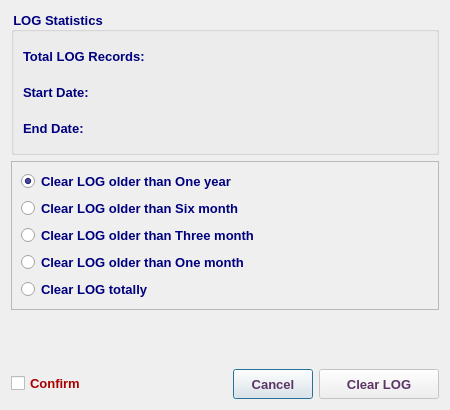
<?xml version="1.0" encoding="UTF-8"?>
<ui version="4.0">
 <class>ClearLogDialog</class>
 <widget class="QDialog" name="ClearLogDialog">
  <property name="geometry">
   <rect>
    <x>0</x>
    <y>0</y>
    <width>450</width>
    <height>410</height>
   </rect>
  </property>
  <property name="minimumSize">
   <size>
    <width>450</width>
    <height>410</height>
   </size>
  </property>
  <property name="maximumSize">
   <size>
    <width>450</width>
    <height>410</height>
   </size>
  </property>
  <property name="font">
   <font>
    <family>Tahoma</family>
    <pointsize>10</pointsize>
   </font>
  </property>
  <property name="windowTitle">
   <string>Clear LOG</string>
  </property>
  <property name="windowIcon">
   <iconset resource="../../../../image.qrc">
    <normaloff>:/Image/log.png</normaloff>:/Image/log.png</iconset>
  </property>
  <layout class="QVBoxLayout" name="verticalLayout_2">
   <item>
    <widget class="QGroupBox" name="groupBox">
     <property name="font">
      <font>
       <family>Tahoma</family>
       <pointsize>10</pointsize>
       <weight>75</weight>
       <bold>true</bold>
      </font>
     </property>
     <property name="styleSheet">
      <string notr="true">color: rgb(0, 0, 127);</string>
     </property>
     <property name="title">
      <string>LOG Statistics</string>
     </property>
     <layout class="QVBoxLayout" name="verticalLayout">
      <item>
       <layout class="QHBoxLayout" name="horizontalLayout_2">
        <item>
         <widget class="QLabel" name="label">
          <property name="minimumSize">
           <size>
            <width>170</width>
            <height>30</height>
           </size>
          </property>
          <property name="maximumSize">
           <size>
            <width>170</width>
            <height>30</height>
           </size>
          </property>
          <property name="font">
           <font>
            <family>Tahoma</family>
            <pointsize>10</pointsize>
            <weight>75</weight>
            <bold>true</bold>
           </font>
          </property>
          <property name="text">
           <string>Total LOG Records: </string>
          </property>
         </widget>
        </item>
        <item>
         <widget class="QLabel" name="totalLbl">
          <property name="sizePolicy">
           <sizepolicy hsizetype="Expanding" vsizetype="Preferred">
            <horstretch>0</horstretch>
            <verstretch>0</verstretch>
           </sizepolicy>
          </property>
          <property name="minimumSize">
           <size>
            <width>140</width>
            <height>30</height>
           </size>
          </property>
          <property name="maximumSize">
           <size>
            <width>300</width>
            <height>30</height>
           </size>
          </property>
          <property name="font">
           <font>
            <family>Tahoma</family>
            <pointsize>10</pointsize>
            <weight>75</weight>
            <bold>true</bold>
           </font>
          </property>
          <property name="styleSheet">
           <string notr="true">color: rgb(85, 0, 127);</string>
          </property>
          <property name="text">
           <string/>
          </property>
         </widget>
        </item>
       </layout>
      </item>
      <item>
       <layout class="QHBoxLayout" name="horizontalLayout_3">
        <item>
         <widget class="QLabel" name="label_2">
          <property name="minimumSize">
           <size>
            <width>170</width>
            <height>30</height>
           </size>
          </property>
          <property name="maximumSize">
           <size>
            <width>170</width>
            <height>30</height>
           </size>
          </property>
          <property name="font">
           <font>
            <family>Tahoma</family>
            <pointsize>10</pointsize>
            <weight>75</weight>
            <bold>true</bold>
           </font>
          </property>
          <property name="text">
           <string>Start Date:</string>
          </property>
         </widget>
        </item>
        <item>
         <widget class="QLabel" name="startLbl">
          <property name="sizePolicy">
           <sizepolicy hsizetype="Expanding" vsizetype="Preferred">
            <horstretch>0</horstretch>
            <verstretch>0</verstretch>
           </sizepolicy>
          </property>
          <property name="minimumSize">
           <size>
            <width>140</width>
            <height>30</height>
           </size>
          </property>
          <property name="maximumSize">
           <size>
            <width>300</width>
            <height>30</height>
           </size>
          </property>
          <property name="font">
           <font>
            <family>Tahoma</family>
            <pointsize>10</pointsize>
            <weight>75</weight>
            <bold>true</bold>
           </font>
          </property>
          <property name="styleSheet">
           <string notr="true">color: rgb(85, 0, 127);</string>
          </property>
          <property name="text">
           <string/>
          </property>
         </widget>
        </item>
       </layout>
      </item>
      <item>
       <layout class="QHBoxLayout" name="horizontalLayout_4">
        <item>
         <widget class="QLabel" name="label_3">
          <property name="minimumSize">
           <size>
            <width>170</width>
            <height>30</height>
           </size>
          </property>
          <property name="maximumSize">
           <size>
            <width>170</width>
            <height>30</height>
           </size>
          </property>
          <property name="font">
           <font>
            <family>Tahoma</family>
            <pointsize>10</pointsize>
            <weight>75</weight>
            <bold>true</bold>
           </font>
          </property>
          <property name="text">
           <string>End Date:</string>
          </property>
         </widget>
        </item>
        <item>
         <widget class="QLabel" name="endLbl">
          <property name="sizePolicy">
           <sizepolicy hsizetype="Expanding" vsizetype="Preferred">
            <horstretch>0</horstretch>
            <verstretch>0</verstretch>
           </sizepolicy>
          </property>
          <property name="minimumSize">
           <size>
            <width>140</width>
            <height>30</height>
           </size>
          </property>
          <property name="maximumSize">
           <size>
            <width>300</width>
            <height>30</height>
           </size>
          </property>
          <property name="font">
           <font>
            <family>Tahoma</family>
            <pointsize>10</pointsize>
            <weight>75</weight>
            <bold>true</bold>
           </font>
          </property>
          <property name="styleSheet">
           <string notr="true">color: rgb(85, 0, 127);</string>
          </property>
          <property name="text">
           <string/>
          </property>
         </widget>
        </item>
       </layout>
      </item>
     </layout>
    </widget>
   </item>
   <item>
    <widget class="QFrame" name="frame">
     <property name="font">
      <font>
       <family>Tahoma</family>
       <pointsize>10</pointsize>
      </font>
     </property>
     <property name="frameShape">
      <enum>QFrame::StyledPanel</enum>
     </property>
     <property name="frameShadow">
      <enum>QFrame::Raised</enum>
     </property>
     <layout class="QVBoxLayout" name="verticalLayout_3">
      <item>
       <widget class="QRadioButton" name="yRB">
        <property name="font">
         <font>
          <family>Tahoma</family>
          <pointsize>10</pointsize>
          <weight>75</weight>
          <bold>true</bold>
         </font>
        </property>
        <property name="styleSheet">
         <string notr="true">color: rgb(0, 0, 127);</string>
        </property>
        <property name="text">
         <string>Clear LOG older than One year</string>
        </property>
        <property name="checked">
         <bool>true</bool>
        </property>
       </widget>
      </item>
      <item>
       <widget class="QRadioButton" name="m6RB">
        <property name="font">
         <font>
          <family>Tahoma</family>
          <pointsize>10</pointsize>
          <weight>75</weight>
          <bold>true</bold>
         </font>
        </property>
        <property name="styleSheet">
         <string notr="true">color: rgb(0, 0, 127);</string>
        </property>
        <property name="text">
         <string>Clear LOG older than Six month</string>
        </property>
       </widget>
      </item>
      <item>
       <widget class="QRadioButton" name="m3RB">
        <property name="font">
         <font>
          <family>Tahoma</family>
          <pointsize>10</pointsize>
          <weight>75</weight>
          <bold>true</bold>
         </font>
        </property>
        <property name="styleSheet">
         <string notr="true">color: rgb(0, 0, 127);</string>
        </property>
        <property name="text">
         <string>Clear LOG older than Three month</string>
        </property>
       </widget>
      </item>
      <item>
       <widget class="QRadioButton" name="mRB">
        <property name="font">
         <font>
          <family>Tahoma</family>
          <pointsize>10</pointsize>
          <weight>75</weight>
          <bold>true</bold>
         </font>
        </property>
        <property name="styleSheet">
         <string notr="true">color: rgb(0, 0, 127);</string>
        </property>
        <property name="text">
         <string>Clear LOG older than One month</string>
        </property>
       </widget>
      </item>
      <item>
       <widget class="QRadioButton" name="RB">
        <property name="font">
         <font>
          <family>Tahoma</family>
          <pointsize>10</pointsize>
          <weight>75</weight>
          <bold>true</bold>
         </font>
        </property>
        <property name="styleSheet">
         <string notr="true">color: rgb(0, 0, 127);</string>
        </property>
        <property name="text">
         <string>Clear LOG totally</string>
        </property>
       </widget>
      </item>
     </layout>
    </widget>
   </item>
   <item>
    <spacer name="verticalSpacer">
     <property name="font">
      <font>
       <family>Tahoma</family>
       <pointsize>10</pointsize>
      </font>
     </property>
     <property name="orientation">
      <enum>Qt::Vertical</enum>
     </property>
     <property name="sizeHint" stdset="0">
      <size>
       <width>20</width>
       <height>52</height>
      </size>
     </property>
    </spacer>
   </item>
   <item>
    <layout class="QHBoxLayout" name="horizontalLayout">
     <item>
      <widget class="QCheckBox" name="checkBox">
       <property name="font">
        <font>
         <family>Tahoma</family>
         <pointsize>10</pointsize>
         <weight>75</weight>
         <bold>true</bold>
        </font>
       </property>
       <property name="styleSheet">
        <string notr="true">color: rgb(170, 0, 0);</string>
       </property>
       <property name="text">
        <string>Confirm</string>
       </property>
      </widget>
     </item>
     <item>
      <spacer name="horizontalSpacer">
       <property name="font">
        <font>
         <family>Tahoma</family>
         <pointsize>10</pointsize>
        </font>
       </property>
       <property name="orientation">
        <enum>Qt::Horizontal</enum>
       </property>
       <property name="sizeHint" stdset="0">
        <size>
         <width>40</width>
         <height>20</height>
        </size>
       </property>
      </spacer>
     </item>
     <item>
      <widget class="QPushButton" name="cancelBtn">
       <property name="minimumSize">
        <size>
         <width>80</width>
         <height>30</height>
        </size>
       </property>
       <property name="maximumSize">
        <size>
         <width>80</width>
         <height>30</height>
        </size>
       </property>
       <property name="font">
        <font>
         <family>Tahoma</family>
         <pointsize>10</pointsize>
         <weight>75</weight>
         <bold>true</bold>
        </font>
       </property>
       <property name="styleSheet">
        <string notr="true">color: rgb(92, 53, 102);</string>
       </property>
       <property name="text">
        <string>Cancel</string>
       </property>
      </widget>
     </item>
     <item>
      <widget class="QPushButton" name="okBtn">
       <property name="enabled">
        <bool>false</bool>
       </property>
       <property name="sizePolicy">
        <sizepolicy hsizetype="Preferred" vsizetype="Fixed">
         <horstretch>0</horstretch>
         <verstretch>0</verstretch>
        </sizepolicy>
       </property>
       <property name="minimumSize">
        <size>
         <width>120</width>
         <height>30</height>
        </size>
       </property>
       <property name="maximumSize">
        <size>
         <width>200</width>
         <height>30</height>
        </size>
       </property>
       <property name="font">
        <font>
         <family>Tahoma</family>
         <pointsize>10</pointsize>
         <weight>75</weight>
         <bold>true</bold>
        </font>
       </property>
       <property name="styleSheet">
        <string notr="true">color: rgb(92, 53, 102);</string>
       </property>
       <property name="text">
        <string>Clear LOG</string>
       </property>
       <property name="icon">
        <iconset resource="../../../../image.qrc">
         <normaloff>:/Image/clear.png</normaloff>:/Image/clear.png</iconset>
       </property>
       <property name="iconSize">
        <size>
         <width>20</width>
         <height>20</height>
        </size>
       </property>
      </widget>
     </item>
    </layout>
   </item>
  </layout>
 </widget>
 <tabstops>
  <tabstop>yRB</tabstop>
  <tabstop>m6RB</tabstop>
  <tabstop>m3RB</tabstop>
  <tabstop>mRB</tabstop>
  <tabstop>RB</tabstop>
  <tabstop>checkBox</tabstop>
  <tabstop>okBtn</tabstop>
  <tabstop>cancelBtn</tabstop>
 </tabstops>
 <resources>
  <include location="../../../../image.qrc"/>
 </resources>
 <connections/>
</ui>
